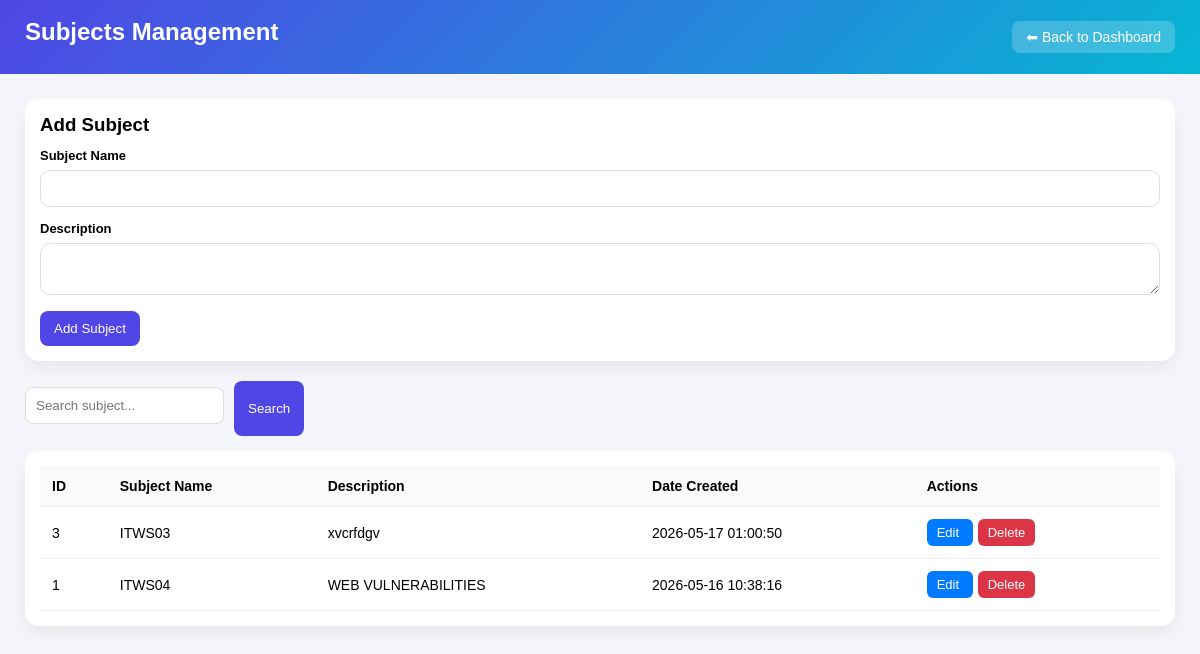
/frontend/admin/subjects.php (signed in), run on the app's committed database.
### tables this page shows
CREATE TABLE `subjects` (
  `subjectID` int(11) NOT NULL,
  `subjectName` varchar(255) NOT NULL,
  `description` text DEFAULT NULL,
  `createdBy` int(11) DEFAULT NULL,
  `date_created` timestamp NOT NULL DEFAULT current_timestamp(),
  `date_deleted` timestamp NULL DEFAULT NULL
);

### frontend/admin/subjects.php (the view, shortened to what this page needs)
<?php
require_once '../../backend/database.php';
$search = $_GET['search'] ?? '';
$sql = "
    SELECT subjectID, subjectName, description, date_created
    FROM subjects
    WHERE date_deleted IS NULL
";
$sql .= " ORDER BY date_created DESC";
$stmt = $conn->prepare($sql);
$stmt->execute();
$result = $stmt->get_result();
?>
<!DOCTYPE html>
<html>
<head>
</head>
<body>
<div class="header" style="display:flex;justify-content:space-between;align-items:center;">
    <h2>Subjects Management</h2>
    <a href="../admin/admin-dashboard.php"
       style="
            background: rgba(255,255,255,0.2);
            color: white;
            padding: 8px 14px;
            border-radius: 8px;
            text-decoration: none;
            font-size: 14px;
       ">
        ⬅ Back to Dashboard
    </a>
</div>
<div class="container">
<div class="box">
    <h3>Add Subject</h3>
    <form method="POST">
    <label>Subject Name</label>
        <input type="text" name="subjectName" required>
        <label>Description</label>
        <textarea name="description"></textarea>
        <button type="submit" name="addSubject">
            Add Subject
        </button>
    </form>
</div>
<div class="top-bar">
    <form method="GET" class="search">
        <input type="text"
               name="search"
               placeholder="Search subject..."
               value="<?= htmlspecialchars($search) ?>">
        <button type="submit">Search</button>
    </form>
</div>
<div class="box">
<table>
    <tr>
        <th>ID</th>
        <th>Subject Name</th>
        <th>Description</th>
        <th>Date Created</th>
        <th>Actions</th>
    </tr>
    <?php while ($row = $result->fetch_assoc()) { ?>
    <tr>
        <td><?= $row['subjectID'] ?></td>
        <td><?= htmlspecialchars($row['subjectName']) ?></td>
        <td><?= htmlspecialchars($row['description']) ?></td>
        <td><?= $row['date_created'] ?></td>
        <td>
            <a class="btn edit"
               href="./edit-subject.php?id=<?= $row['subjectID'] ?>">
                Edit
            </a>
            <form method="POST"
      action="delete-subject.php"
      style="display:inline;">
    <button type="submit"
            class="btn delete"
            onclick="return confirm('Delete this subject?')">
        Delete
    </button>
</form>
        </td>
    </tr>
    <?php } ?>
</table>
</div>
</div>
</body>
</html>

### frontend/admin/subjects.php (style rules this page uses)
* { margin: 0; padding: 0; box-sizing: border-box; font-family: Arial, sans-serif; }
body { background: #f4f6fb; }
.header { background: linear-gradient(135deg, #4f46e5, #06b6d4); color: white; padding: 18px 25px; }
.container { padding: 25px; }
.box { background: white; padding: 15px; border-radius: 14px; box-shadow: 0 8px 20px rgba(0,0,0,0.06); margin-bottom: 20px; }
h2, h3 { margin-bottom: 10px; }
label { font-size: 13px; font-weight: bold; }
input, textarea { width: 100%; padding: 10px; margin-top: 6px; margin-bottom: 12px; border: 1px solid #ddd; border-radius: 10px; }
button { padding: 10px 14px; background: #4f46e5; color: white; border: none; border-radius: 8px; cursor: pointer; }
.top-bar { display: flex; justify-content: space-between; flex-wrap: wrap; gap: 10px; margin-bottom: 15px; }
table { width: 100%; border-collapse: collapse; }
th, td { border-bottom: 1px solid #eee; padding: 12px; text-align: left; font-size: 14px; }
th { background: #f9fafb; }
.btn { padding: 6px 10px; border-radius: 6px; text-decoration: none; color: white; font-size: 13px; margin-right: 5px; }
.edit { background: #007bff; }
.delete { background: #dc3545; }
form.search { display: flex; gap: 10px; }
form.search input { padding: 10px; border-radius: 8px; border: 1px solid #ddd; }

### data on the page
subjects: subjectID "3", subjectName "ITWS03", description "xvcrfdgv", date_created "2026-05-17 01:00:50"
subjects: subjectID "1", subjectName "ITWS04", description "WEB VULNERABILITIES", date_created "2026-05-16 10:38:16"
